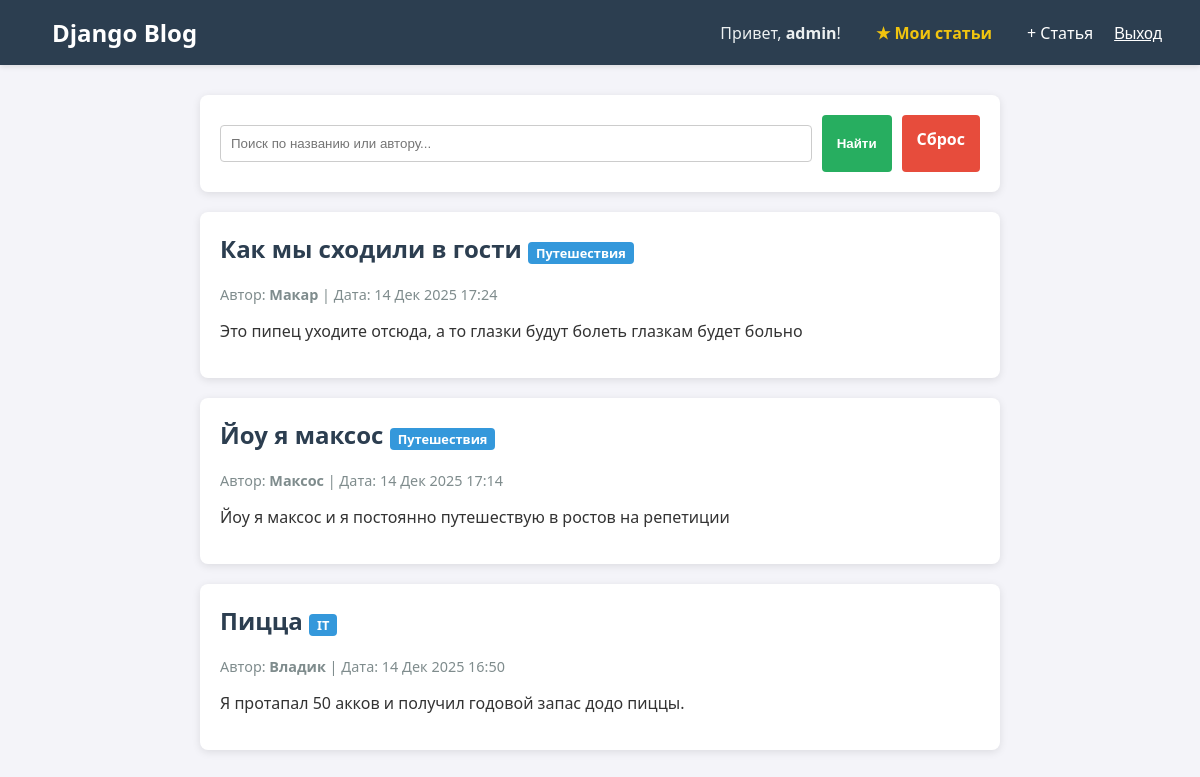
The app's page / (signed in) with its own data.
### blog/models.py (models this page shows, shortened)
class Article(models.Model):
    title = models.CharField(max_length=200, verbose_name="Заголовок")
    content = models.TextField(verbose_name="Текст статьи")
    pub_date = models.DateTimeField(auto_now_add=True, verbose_name="Дата публикации")
    author = models.ForeignKey(User, on_delete=models.CASCADE, verbose_name="Автор")
    group = models.ForeignKey(Group, on_delete=models.CASCADE, verbose_name="Группа")

class Group(models.Model):
    name = models.CharField(max_length=100, verbose_name="Название группы")

### blog/views.py (the view)
# urls.py: path('', views.article_list, name='article_list'),
def article_list(request):
    search_query = request.GET.get('q', '')
    if search_query:
        articles = Article.objects.filter(
            Q(title__icontains=search_query) |
            Q(author__username__icontains=search_query) | # Исправил поиск по автору (т.к. теперь это User)
            Q(pub_date__icontains=search_query)
        )
    else:
        articles = Article.objects.all().order_by('-pub_date')
    return render(request, 'blog/article_list.html', {'articles': articles})

### blog/templates/blog/article_list.html (shortened to what this page needs)
{% extends 'blog/base.html' %}
{% block content %}
    <div class="card">
        <form method="get" style="display: flex; gap: 10px;">
            <input type="text" name="q" placeholder="Поиск по названию или автору..." value="{{ request.GET.q }}">
            <button type="submit" class="btn btn-primary">Найти</button>
            <a href="{% url 'article_list' %}" class="btn btn-danger" style="line-height: 2;">Сброс</a>
        </form>
    </div>
    {% for article in articles %}
        <div class="card">
            <h2>{{ article.title }} <span class="badge">{{ article.group.name }}</span></h2>
            <div class="meta">
                Автор: <strong>{{ article.author.username }}</strong> |
                Дата: {{ article.pub_date|date:"d M Y H:i" }}
            </div>
            <p>{{ article.content|truncatewords:30 }}</p>
        </div>
    {% empty %}
        <div class="card">
            <p>Статей пока нет.</p>
        </div>
    {% endfor %}
{% endblock %}

### blog/templates/blog/base.html (shortened to what this page needs)
{% load static %}
<!DOCTYPE html>
<html lang="ru">
<head>
    <link rel="stylesheet" href="{% static 'css/style.css' %}">
</head>
<body>
    <nav>
        <h1><a href="{% url 'article_list' %}">Django Blog</a></h1>
        <div style="display: flex; align-items: center;">
            {% if user.is_authenticated %}
                <span style="margin-right: 15px; color: #ecf0f1;">Привет, <b>{{ user.username }}</b>!</span>
                <a href="{% url 'my_articles' %}" style="margin-right: 15px; color: #f1c40f; font-weight: bold;">★ Мои статьи</a>
                <a href="{% url 'article_create' %}" style="margin-right: 15px;">+ Статья</a>
                <form action="{% url 'logout' %}" method="post" style="display:inline;">
                    <button type="submit" style="background:none; border:none; color:white; cursor:pointer; font-size:1rem; text-decoration:underline;">Выход</button>
                </form>
            {% else %}
                <a href="{% url 'login' %}">Войти</a>
                <a href="{% url 'register' %}">Регистрация</a>
            {% endif %}
        </div>
    </nav>
    <div class="container">
        {% block content %}
        {% endblock %}
    </div>
</body>
</html>

### blog/static/css/style.css (style rules this page uses)
body { font-family: 'Segoe UI', Tahoma, Geneva, Verdana, sans-serif; background-color: #f4f4f9; color: #333; margin: 0; padding: 0; }
nav { background-color: #2c3e50; color: white; padding: 1rem 2rem; display: flex; justify-content: space-between; align-items: center; box-shadow: 0 2px 5px rgba(0,0,0,0.1); }
nav h1 { margin: 0; font-size: 1.5rem; }
nav a { color: white; text-decoration: none; margin-left: 20px; }
.container { max-width: 800px; margin: 30px auto; padding: 0 20px; }
.card { background: white; border-radius: 8px; box-shadow: 0 2px 8px rgba(0,0,0,0.1); padding: 20px; margin-bottom: 20px; transition: transform 0.2s; }
.card h2 { margin-top: 0; color: #2c3e50; }
.meta { color: #7f8c8d; font-size: 0.9rem; margin-bottom: 15px; }
.badge { background: #3498db; color: white; padding: 2px 8px; border-radius: 4px; font-size: 0.8rem; }
.btn { display: inline-block; padding: 8px 15px; border-radius: 4px; text-decoration: none; cursor: pointer; font-weight: bold; border: none; }
.btn-primary { background: #27ae60; color: white; }
.btn-danger { background: #e74c3c; color: white; }
input[type="text"], textarea, select { width: 100%; padding: 10px; margin: 10px 0; border: 1px solid #ccc; border-radius: 4px; box-sizing: border-box; }

### records on screen
Article: title "Как мы сходили в гости", group.name "Путешествия", author.username "Макар", pub_date "14 Дек 2025 17:24", content "Это пипец уходите отсюда, а то глазки будут болеть глазкам будет больно"
Article: title "Йоу я максос", group.name "Путешествия", author.username "Максос", pub_date "14 Дек 2025 17:14", content "Йоу я максос и я постоянно путешествую в ростов на репетиции"
Article: title "Пицца", group.name "IT", author.username "Владик", pub_date "14 Дек 2025 16:50", content "Я протапал 50 акков и получил годовой запас додо пиццы."

### other values on screen
{{ user.username }} "admin"
